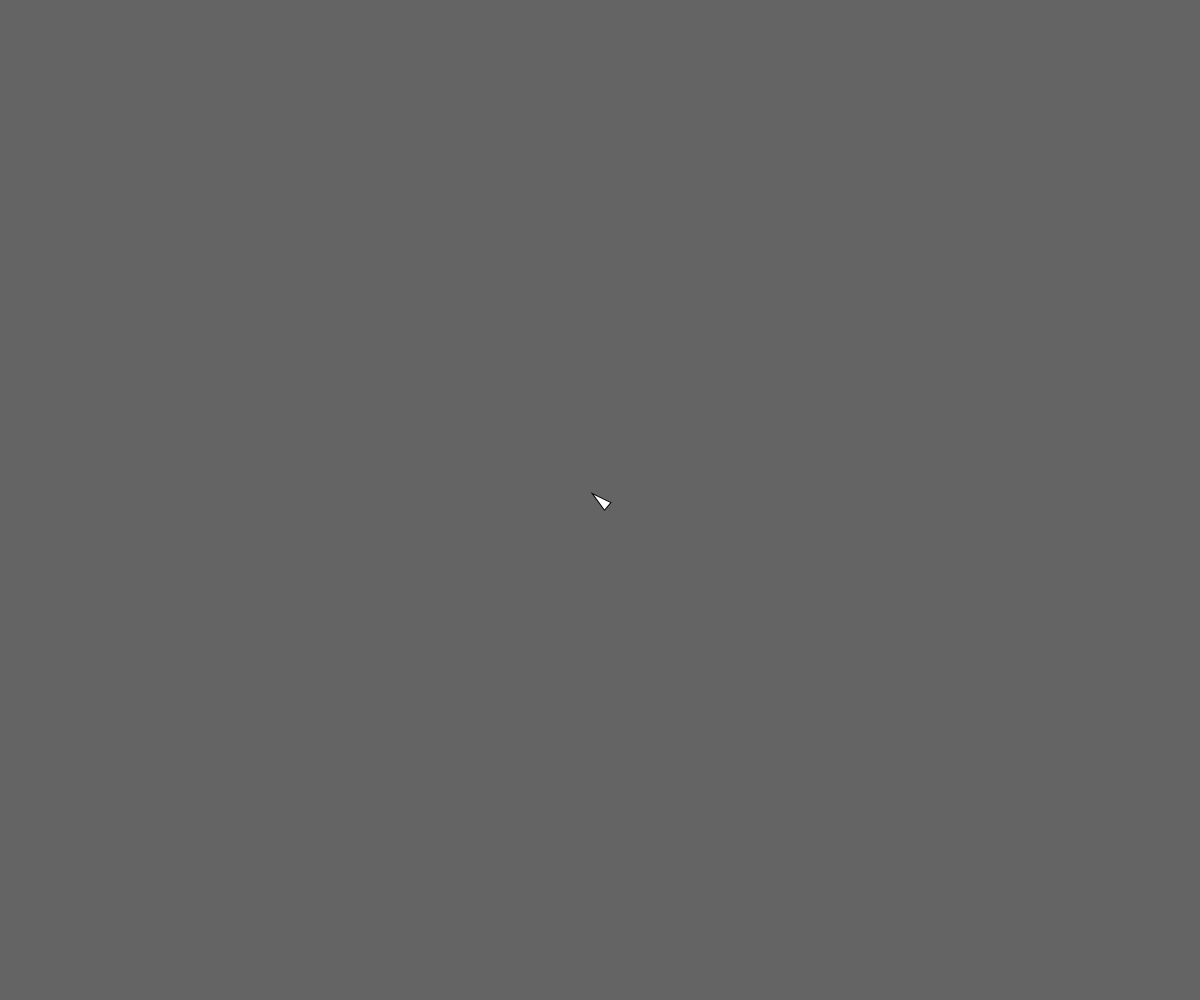
Frame 1 (no input)
Frame 60 (no input): blank canvas, image omitted
Frame 120 (the mouse pressed at the canvas centre since frame 60): blank canvas, image omitted

The p5.js sketch that drew this single still picture (run headless with seeded random() and noise() and a simulated clock; from frame 60 on, the mouse is pressed at the canvas centre):

// p5.js sketch
// ── sketch.js
let shapePos;

function setup() {
  createCanvas(windowWidth, windowHeight);
  rectMode(CENTER);
  shapePos = createVector(width/2, height/2);
}

function draw() {
  background(100);

  const mousePos = createVector(mouseX, mouseY);
  const angle = atan2(mousePos.y - shapePos.y, mousePos.x - shapePos.x);

  push()
  translate(shapePos.x, shapePos.y);
  rotate(angle + PI/2);
  triangle(0, -10, -5, 10, 5, 10)
  pop()

  if(mousePos.dist(shapePos) > 60) {

    shapePos = p5.Vector.lerp(shapePos, mousePos, 0.01);
  }
  

}

class Bird {}
